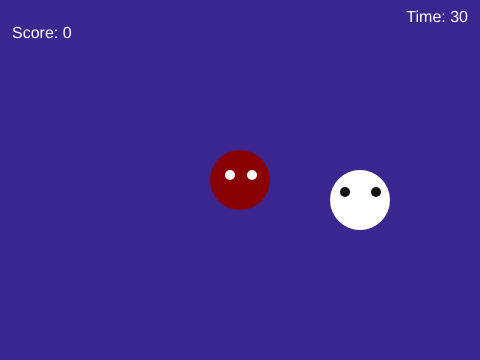
Frame 1 (no input)
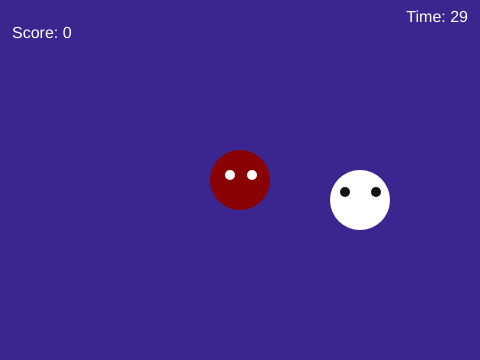
Frame 60 (no input)
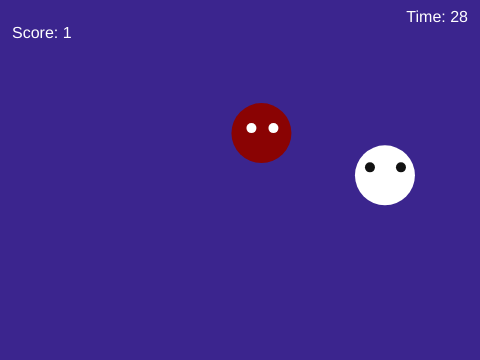
Frame 120 (the mouse pressed at the canvas centre since frame 60)

The p5.js sketch that drew these frames (run headless with seeded random() and noise() and a simulated clock; from frame 60 on, the mouse is pressed at the canvas centre):

// p5.js sketch
// ── sketch.js
let ghost = { x: 240, y: 180 };
let haunter = {x: 360 , y:200}
let score = 0;

let duration = 30;
let startTime;

function setup() {
  createCanvas(480, 360);
  startTime = millis();
}

function draw() {
  let elapsed = (millis() - startTime) / 1000;
let timeLeft = max(0, duration - elapsed);
  // background(15, 10, 25);
  // noStroke();
  // drawGhost(50,50)
  // fill(40, 30, 50);
  
  rect(0, 300, 460, 60); //light purples
    background("#3b258e");



drawGhost(ghost.x, ghost.y);
  drawhaunter(haunter.x, haunter.y);

textAlign(LEFT, TOP)
fill(255);
textSize(16);
text('Score: ' + score, 12, 26);

  
textAlign(RIGHT, TOP);
text('Time: ' + ceil(timeLeft), width - 12, 10);



  
}


function drawGhost(x, y) {
  noStroke();
  fill("#8A0303");
  ellipse(x, y, 60, 60);

  fill("#FFFFFF");
  ellipse(x - 10, y - 5, 10);
  ellipse(x + 12, y - 5, 10);
}

function drawhaunter(x, y) {
  noStroke();
  fill("#ffffff");
  ellipse(x, y, 60, 60);

  fill("#121212");
  ellipse(x - 15, y - 8, 10);
  ellipse(x + 16, y - 8, 10);
}

function mousePressed() {
  if (dist(mouseX, mouseY, ghost.x, ghost.y) < 30) {
    score++;
    ghost.x += random(-50, 50);
  ghost.y += random(-80, 80);
  drawGhost(ghost.x, ghost.y);
    haunter.x += random(-50, 50);
  haunter.y += random(-80, 80);
  drawhaunter(ghost.x, ghost.y);
  } else if(dist(mouseX, mouseY, haunter.x, haunter.y) < 30) {
    score--;
    haunter.x += random(-100, 100);
  haunter.y += random(-100, 100);
  drawhaunter(ghost.x, ghost.y);
        ghost.x += random(-50, 50);
  ghost.y += random(-80, 80);
  drawGhost(ghost.x, ghost.y);
  }
}
